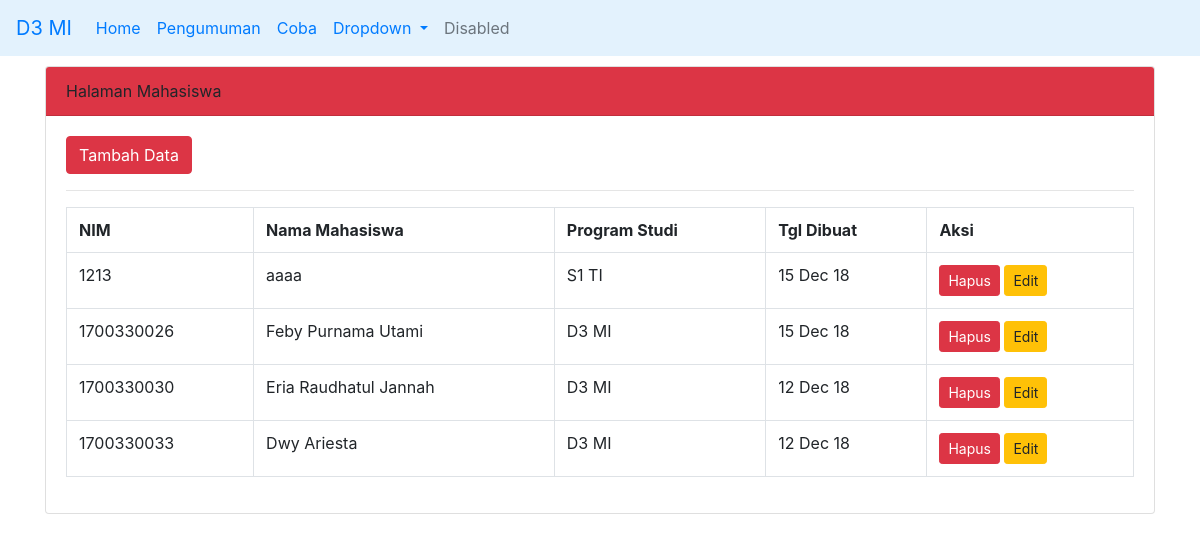
/index.php/admin/mahasiswa, run on the app's committed database.
### tables this page shows
CREATE TABLE `mahasiswa` (
  `nim` varchar(50) NOT NULL,
  `nama_mahasiswa` varchar(255) NOT NULL,
  `program_studi` varchar(255) NOT NULL,
  `created_at` datetime NOT NULL DEFAULT CURRENT_TIMESTAMP
);

### application/controllers/admin/Mahasiswa.php (called while the page is built, shortened)
<?php
 class Mahasiswa extends CI_Controller
 {
 	public function __construct()
		{
			$this->load->model('Mahasiswa_model');
		}
 	public function index()
 	{
 		$data['judul'] = 'Mahasiswa';
		$data['sub_judul'] = 'Halaman Mahasiswa';
		$data['halaman'] = 'admin/v_mahasiswa';
		$data['isi_tabel']=$this->Mahasiswa_model->all();
		$this->load->view('admin/v_template', $data);
 	}
 }

### index.php (called while the page is built, shortened)
<?php
require_once BASEPATH.'core/CodeIgniter.php';

### application/models/Mahasiswa_model.php (called while the page is built, shortened)
<?php
 class Mahasiswa_model extends CI_Model
 {
	public function all()
	{
		return $this->db->get('mahasiswa')->result();
	}
 }

### application/views/admin/v_mahasiswa.php (the view, shortened to what this page needs)
<div class="col-md-12">
	<div class="card">
		<div class="card-header bg-danger" ><?php echo $sub_judul; ?></div>
			<div class="card-body">
					<a href="<?php echo site_url('admin/mahasiswa/tambah'); ?>" class="btn btn-danger btn sm">Tambah Data</a>
					<hr>
				<table class="table table-bordered">
					<tr>
						<th>NIM</th>
						<th>Nama Mahasiswa</th>
						<th>Program Studi</th>
						<th>Tgl Dibuat</th>
						<th>Aksi</th>
					</tr>
					<?php foreach ($isi_tabel as $key) {   ?>
					<tr>
						<td><?php echo $key->nim; ?></td>
						<td><?php echo $key->nama_mahasiswa; ?></td>
						<td><?php echo $key->program_studi; ?></td>
						<td><?php echo date('d M y', strtotime($key->created_at)) ; ?></td>
						<td>
							<a href="<?= site_url('admin/mahasiswa/hapus/' . $key->nim); ?>"
							class="btn btn-danger btn-sm"
							onclick="return confirm('Anda Yakin?')">Hapus</a>
							<a href="<?= site_url('admin/mahasiswa/edit/' . $key->nim); ?>"
							class="btn btn-warning btn-sm">Edit</a>
						</td>
					</tr>
				<?php } ?>
			</table>
		</div>
	</div>
</div>

### data on the page
mahasiswa: nim "1213", nama_mahasiswa "aaaa", program_studi "S1 TI", created_at "15 Dec 18"
mahasiswa: nim "1700330026", nama_mahasiswa "Feby Purnama Utami", program_studi "D3 MI", created_at "15 Dec 18"
mahasiswa: nim "1700330030", nama_mahasiswa "Eria Raudhatul Jannah", program_studi "D3 MI", created_at "12 Dec 18"
mahasiswa: nim "1700330033", nama_mahasiswa "Dwy Ariesta", program_studi "D3 MI", created_at "12 Dec 18"

### other printed values
$sub_judul "Halaman Mahasiswa"
